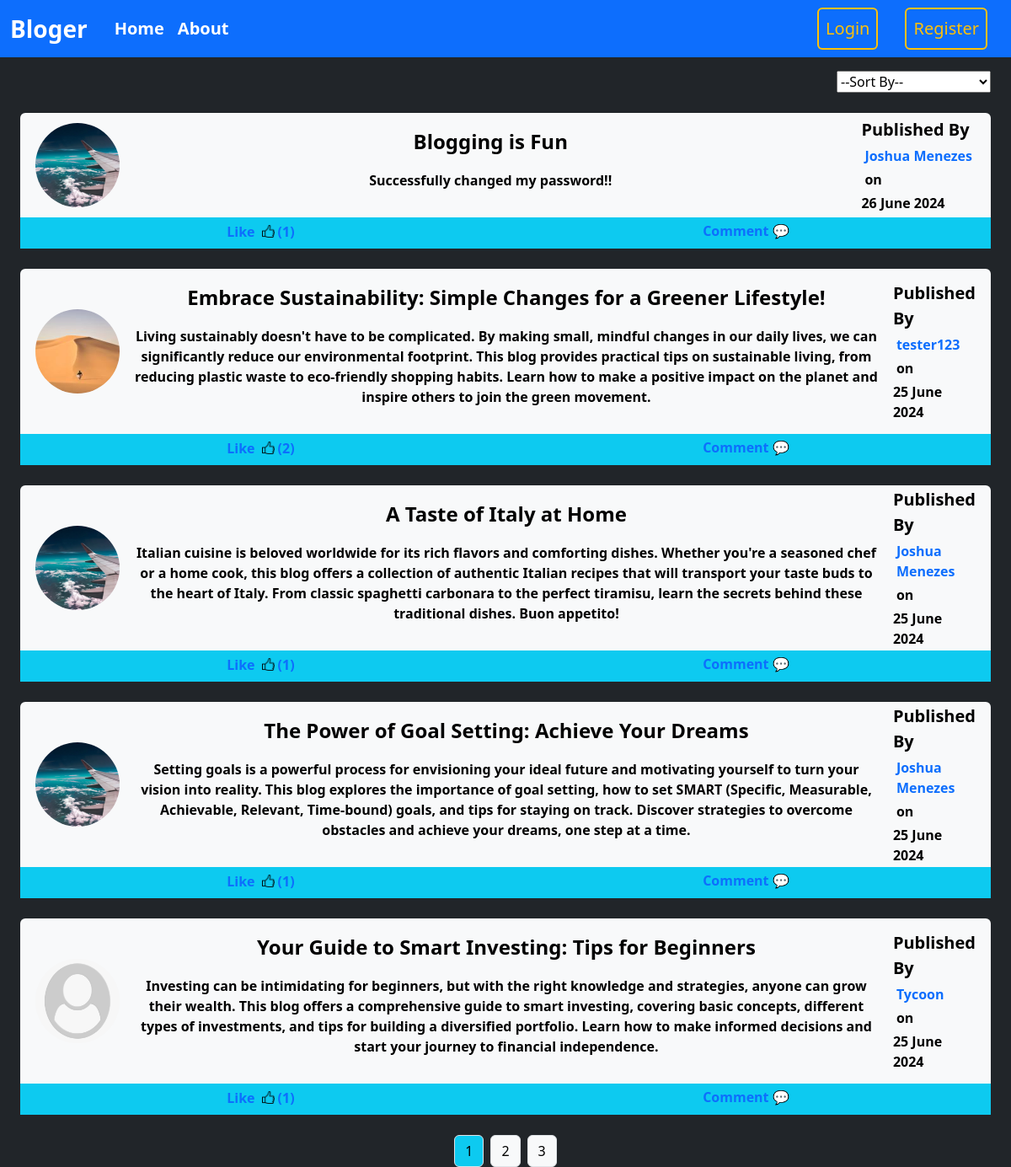
The page /home on the database its author committed.
### package/models.py (models this page shows, shortened)
class Post(db.Model):
    id = db.Column(db.Integer, primary_key=True)
    title = db.Column(db.String(100), nullable=False)
    date_posted = db.Column(db.DateTime, nullable=False, default = datetime.utcnow)
    content = db.Column(db.Text, nullable=False)
    user_id = db.Column(db.Integer, db.ForeignKey("user.id"), nullable=False)
    comments = db.relationship("Comment", backref="post", lazy=True)
    likes = db.relationship("Like", backref="post", lazy="dynamic")
    @property
    def like_count(self):
        return self.likes.count()

class User(db.Model, UserMixin):
    id = db.Column(db.Integer, primary_key=True)
    username = db.Column(db.String(20), unique=True, nullable=False)
    email = db.Column(db.String(120), unique=True, nullable=False)
    image = db.Column(db.String(20), nullable=False, default="default.jpg")
    password = db.Column(db.String(60), nullable=False)
    posts = db.relationship("Post", backref="author", lazy=True)
    comments = db.relationship("Comment", backref="author", lazy=True)
    likes = db.relationship("Like", backref="user", lazy=True)

### package/main/routes.py (the view)
@main.route("/")
@main.route("/home")
def home():
    pg = request.args.get("page", 1, type=int)
    val = request.args.get("val", 1 , type=int)
    posts = get_order(val).paginate(per_page=5, page=pg)
    return render_template("home.html", posts=posts, val=val)

### package/main/routes.py (called while the page is built)
def get_order(val):
    if val==1 or val==0:
        posts = Post.query.order_by(Post.date_posted.desc())
    elif val==2:
        posts = Post.query.order_by(Post.date_posted)
    elif val==3:
        posts = Post.query.outerjoin(Like).group_by(Post.id).order_by(db.func.count(Like.id).desc())
    elif val==4:
        posts = Post.query.outerjoin(Comment).group_by(Post.id).order_by(db.func.count(Comment.id).desc())
    return posts

### package/templates/home.html (shortened to what this page needs)
{% extends 'layouts.html' %}
{% block content %}
<form method="post" action="{{url_for("main.post_order")}}" class="d-flex justify-content-end mx-3">
  <select name="order" onchange="this.form.submit()" class="">
    <option disabled selected value="0">--Sort By--</option>
  </select>
</form>
  {% for post in posts.items %}
  <div class="bg-light rounded text-black my-4 mx-3">
    <div class="container  d-flex justify-content-center flex-md-row flex-column">
      <div class="d-flex align-items-center justify-content-center">
        <img class="rounded-circle" src="{{ url_for('static', filename='profile_pics/' + post.author.image) }}" style="width: 100px;  height: 100px;" />
      </div>
      <div class="flex-fill text-center mx-3 py-3">
        <a class="title fs-4 text-decoration-none text-black" href="{{ url_for('posts.post', id=post.id) }}">{{ post.title }}</a>
        <p class="mt-3">{{ post.content }}</p>
      </div>
      <div class="d-flex flex-md-column justify-content-center flex-wrap">
        <p class="bold fw-4 fs-5 m-0">Published By</p>
        <a href="{{url_for("users.user_post", username=post.author.username)}}" class="text-decoration-none mx-1 pt-1">{{ post.author.username }}</a>
        <p class="m-0 pt-1 mx-1">on</p>
        <p class="pt-1 m-0">{{ post.date_posted.strftime('%d %B %Y') }}</p>
      </div>
    </div>
    <div class="d-flex justify-content-around bg-info">
      <form method="post" action="{{url_for("posts.like_post", id=post.id)}}">
        {% if current_user.is_authenticated and post.has_liked(current_user)%}
        <button id="like" type="submit" class="bg-info border-0 text-primary pb-2 d-flex"><p class="pe-2 pt-1 m-0 fw-semibold">Like</p><img src="{{url_for("static", filename="icons/image2.png")}}" class="mt-2 me-1"  style="width: 15px; height: 15px;"></img><p class="pt-1 my-0 fw-semibold"> ({{post.like_count}})</p></button>
        {%  else %}
        <button  id="like" type="submit" class="bg-info border-0 text-primary pb-2 d-flex"><p class="pe-2 pt-1 m-0 fw-semibold">Like</p><img src="{{url_for("static", filename="icons/image.png")}}"  class="mt-2 me-1" style="width: 15px; height: 15px;"></img><p class="pt-1 my-0 fw-semibold"> ({{post.like_count}})</p></button>
        {% endif %}
      </form>
      <a href="{{url_for("comment.new_comment", p_id=post.id)}}" class="text-decoration-none pt-1">Comment 💬</a>
    </div>
  </div>
  {% endfor %}
  <div class="d-flex justify-content-center">
    {% for page in posts.iter_pages(left_edge=1, right_edge=1, left_current=1, right_current=2) %}
      {% if page %}
        {% if posts.page == page %}
          <a href="{{ url_for('main.home', page=page, val=val) }}" class="btn btn-info border boder-1 mx-1">{{ page }}</a>
        {% else %}
          <a href="{{ url_for('main.home', page=page, val=val) }}" class="btn btn-light border boder-1 mx-1">{{ page }}</a>
        {% endif %}
      {% else %}
        ...
      {% endif %}
    {% endfor %}
  </div>
{% endblock %}

### package/templates/layouts.html (shortened to what this page needs)
<!DOCTYPE html>
<html lang="en">
  <head>
    <link href="https://cdn.jsdelivr.net/npm/bootstrap@5.3.3/dist/css/bootstrap.min.css" rel="stylesheet" />
    <link rel="stylesheet" type="text/css" href="{{ url_for('static', filename='main.css') }}" />
  </head>
  <body>
    <header>
      <div class="container-fluid p-0 m-0 fw-semibold bg-dark text-light" style="min-height: 100vh;">
        <nav class="navbar navbar-expand-lg bg-primary navbar-dark sticky-top">
          <div class="container-fluid">
            <a class="navbar-brand fs-3 me-4" href="{{ url_for('main.home') }}">Bloger</a>
            <div class="collapse navbar-collapse fs-5" id="navbarSupportedContent">
              <ul class="navbar-nav me-auto mb-2 mb-lg-0">
                <li class="nav-item mw-5">
                  <a class="nav-link active" aria-current="page" href="{{ url_for('main.home') }}">Home</a>
                </li>
                <li class="nav-item mw-3">
                  <a class="nav-link active" href="{{ url_for('main.about') }}">About</a>
                </li>
              </ul>
              <div class="navbar-nav">
                {% if current_user.is_authenticated %}
                  <a class="btn nav-item nav-link   active " href="{{ url_for('posts.new_post') }}">New Blog</a>
                  <a class="btn nav-item nav-link mx-3  active " href="{{ url_for('users.account') }}">Account</a>
                  <a class="btn nav-item nav-link mx-3 border border-warning rounded active border-2 text-warning fw-normal" href="{{ url_for('users.logout') }}">Logout</a>
                {% else %}
                  <a class="btn nav-item nav-link mx-3 border border-warning rounded active border-2 text-warning fw-normal" href="{{ url_for('users.login') }}">Login</a>
                  <a class="btn nav-item nav-link mx-3 border border-warning rounded active border-2 text-warning fw-normal" href="{{ url_for('users.register') }}">Register</a>
                {% endif %}
              </div>
            </div>
          </div>
        </nav>
        <div class="mt-3 mx-2">
          {% block content %}
          {% endblock %}
        </div>
      </div>
    </header>
  </body>
</html>

### package/static/main.css (style rules this page uses)
body { margin: 0; padding: 0px 0px; height: 100vh; }

### rows shown on the page
Post: image (picture), title "Blogging is Fun", content "Successfully changed my password!!", author.username "Joshua Menezes", date_posted "26 June 2024", like_count "1"
Post: image (picture), title "Embrace Sustainability: Simple Changes for a Greener Lifestyle!", content "Living sustainably doesn't have to be complicated. By making small, mindful changes in our daily lives, we can significantly reduce our environmental footprint. This blog provides practical tips on sustainable living, from reducing plastic waste to eco-friendly shopping habits. Learn how to make a positive impact on the planet and inspire others to join the green movement.", author.username "tester123", date_posted "25 June 2024", like_count "2"
Post: image (picture), title "A Taste of Italy at Home", content "Italian cuisine is beloved worldwide for its rich flavors and comforting dishes. Whether you're a seasoned chef or a home cook, this blog offers a collection of authentic Italian recipes that will transport your taste buds to the heart of Italy. From classic spaghetti carbonara to the perfect tiramisu, learn the secrets behind these traditional dishes. Buon appetito!", author.username "Joshua Menezes", date_posted "25 June 2024", like_count "1"
Post: image (picture), title "The Power of Goal Setting: Achieve Your Dreams", content "Setting goals is a powerful process for envisioning your ideal future and motivating yourself to turn your vision into reality. This blog explores the importance of goal setting, how to set SMART (Specific, Measurable, Achievable, Relevant, Time-bound) goals, and tips for staying on track. Discover strategies to overcome obstacles and achieve your dreams, one step at a time.", author.username "Joshua Menezes", date_posted "25 June 2024", like_count "1"
Post: image (placeholder picture), title "Your Guide to Smart Investing: Tips for Beginners", content "Investing can be intimidating for beginners, but with the right knowledge and strategies, anyone can grow their wealth. This blog offers a comprehensive guide to smart investing, covering basic concepts, different types of investments, and tips for building a diversified portfolio. Learn how to make informed decisions and start your journey to financial independence.", author.username "Tycoon", date_posted "25 June 2024", like_count "1"

### other values the page prints
{{ page }} "1"
{{ page }} "2" "3"
